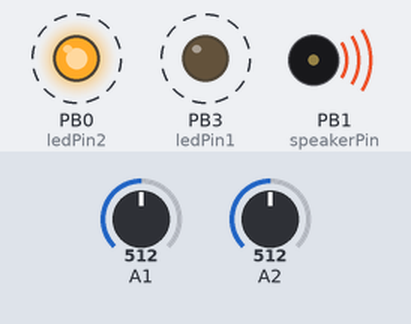
The sketch below on a simulated ATtiny85, built with avr-gcc and run on an emulated ATtiny85. Shown: output pins drawn as LEDs (lit = HIGH), buzzer (waves = sounding). Dashed ring = blinking. Inputs (shaded band) come from the test bench; at power-on: A1 = 512, A2 = 512.

Above: at 4.74 s.
5.4 s: A1 set to 888
8.9 s: A1 set to 913
At 9.28 s:
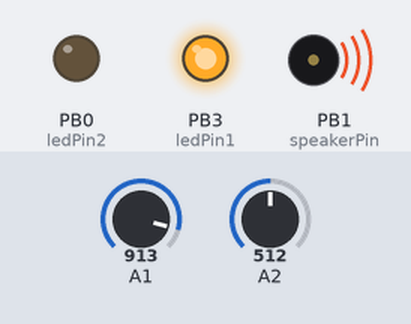
12.4 s: A2 set to 883
15.9 s: A2 set to 910
At 17.4 s:
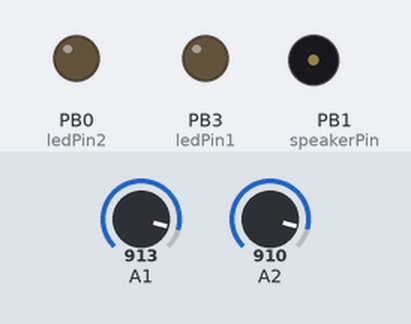
17.7 s: A2 set to 890
At 18.32 s:
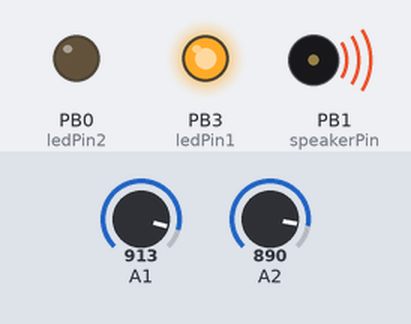
21.2 s: A2 set to 900
At 22.4 s:
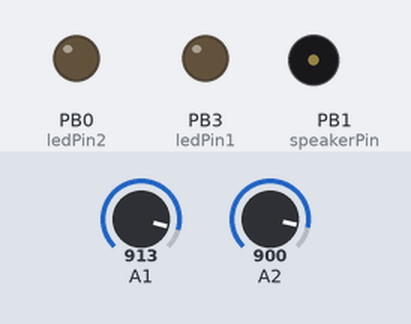
Timing chart, 0 to 24.0 s (numbered marks = the images above; inputs shaded):
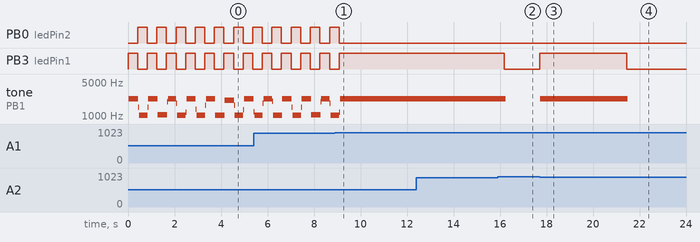

The sketch:

a_SingingUmbrellaWish.ino
```cpp
// WISH LAB CODE: "Umbrella that makes sound when it rains"
// code for ATtiny45 or 85
// reads analog value from raindrops and plays a different note depending on which sensor was triggered
// also lights up LED light to corresponding note

int ledPin1 = 3;
int ledPin2 = 0;
int speakerPin = 1;
int sensorPin1 = 2; // ADC 2, digital Pin 4
int sensorPin2 = 1; // ADC 1, digital Pin 2
int sensorValue1;
int sensorValue2;

#include "pitches.h"

void setup() {
  pinMode(speakerPin, OUTPUT);
  pinMode(ledPin1, OUTPUT);
  pinMode(ledPin2, OUTPUT);

  // sensor pins:
  pinMode(4, INPUT);
  digitalWrite(4, HIGH); //set internal pull-up
  pinMode(2, INPUT);
  digitalWrite(2, HIGH); //set internal pull-up
}

void loop() {
  sensorValue1 = analogRead(sensorPin1);
  sensorValue2 = analogRead(sensorPin2);
  if(sensorValue1 < 900) makeNoise(speakerPin, NOTE_D8, 400, ledPin1);
  if(sensorValue2 < 900) makeNoise(speakerPin, NOTE_C7, 400, ledPin2);
}


void makeNoise(unsigned char pin, int frequencyInHertz, long timeInMilliseconds, int LEDpin) {
  int x;
  long delayAmount = (long)(1000000/frequencyInHertz);
  long loopTime = (long)((timeInMilliseconds*1000)/(delayAmount*2));
  digitalWrite(LEDpin, HIGH);
  for (x=0;x<loopTime;x++)
  {
    digitalWrite(pin,HIGH);
    delayMicroseconds(delayAmount);
    digitalWrite(pin,LOW);
    delayMicroseconds(delayAmount);
  }
  digitalWrite(LEDpin, LOW);
}
```

pitches.h
```cpp
/*************************************************
 * Public Constants
 *************************************************/

#define NOTE_B0  31
#define NOTE_C1  33
#define NOTE_CS1 35
#define NOTE_D1  37
#define NOTE_DS1 39
#define NOTE_E1  41
#define NOTE_F1  44
#define NOTE_FS1 46
#define NOTE_G1  49
#define NOTE_GS1 52
#define NOTE_A1  55
#define NOTE_AS1 58
#define NOTE_B1  62
#define NOTE_C2  65
#define NOTE_CS2 69
#define NOTE_D2  73
#define NOTE_DS2 78
#define NOTE_E2  82
#define NOTE_F2  87
#define NOTE_FS2 93
#define NOTE_G2  98
#define NOTE_GS2 104
#define NOTE_A2  110
#define NOTE_AS2 117
#define NOTE_B2  123
#define NOTE_C3  131
#define NOTE_CS3 139
#define NOTE_D3  147
#define NOTE_DS3 156
#define NOTE_E3  165
#define NOTE_F3  175
#define NOTE_FS3 185
#define NOTE_G3  196
#define NOTE_GS3 208
#define NOTE_A3  220
#define NOTE_AS3 233
#define NOTE_B3  247
#define NOTE_C4  262
#define NOTE_CS4 277
#define NOTE_D4  294
#define NOTE_DS4 311
#define NOTE_E4  330
#define NOTE_F4  349
#define NOTE_FS4 370
#define NOTE_G4  392
#define NOTE_GS4 415
#define NOTE_A4  440
#define NOTE_AS4 466
#define NOTE_B4  494
#define NOTE_C5  523
#define NOTE_CS5 554
#define NOTE_D5  587
#define NOTE_DS5 622
#define NOTE_E5  659
#define NOTE_F5  698
#define NOTE_FS5 740
#define NOTE_G5  784
#define NOTE_GS5 831
#define NOTE_A5  880
#define NOTE_AS5 932
#define NOTE_B5  988
#define NOTE_C6  1047
#define NOTE_CS6 1109
#define NOTE_D6  1175
#define NOTE_DS6 1245
#define NOTE_E6  1319
#define NOTE_F6  1397
#define NOTE_FS6 1480
#define NOTE_G6  1568
#define NOTE_GS6 1661
#define NOTE_A6  1760
#define NOTE_AS6 1865
#define NOTE_B6  1976
#define NOTE_C7  2093
#define NOTE_CS7 2217
#define NOTE_D7  2349
#define NOTE_DS7 2489
#define NOTE_E7  2637
#define NOTE_F7  2794
#define NOTE_FS7 2960
#define NOTE_G7  3136
#define NOTE_GS7 3322
#define NOTE_A7  3520
#define NOTE_AS7 3729
#define NOTE_B7  3951
#define NOTE_C8  4186
#define NOTE_CS8 4435
#define NOTE_D8  4699
#define NOTE_DS8 4978
```

Measured:
- the behaviour switches between 899 and 900 on A1 (found by bisection; images 0 and 1)
- the behaviour switches between 899 and 900 on A2 (found by bisection; images 1 and 2)
- after the input at 8.9 s, PB0 (ledPin2): goes on until 9.1 s, then stays LOW; PB3 (ledPin1): goes on until 9.1 s, then stays HIGH; tone on PB1 (speakerPin): goes on until 9.1 s, then stays 2261 Hz
- after the input at 15.9 s, PB3 (ledPin1): HIGH → LOW after 0.27 s; tone on PB1 (speakerPin): 2261 Hz → silent after 0.34 s
- after the input at 17.7 s, PB3 (ledPin1): LOW → HIGH at once; tone on PB1 (speakerPin): silent → 2261 Hz at once
- after the input at 21.2 s, PB3 (ledPin1): HIGH → LOW after 0.26 s; tone on PB1 (speakerPin): 2261 Hz → silent after 0.30 s
- by itself, PB0 (ledPin2): alternates HIGH for 0.41 s and LOW for 0.42 s
- by itself, PB3 (ledPin1): alternates HIGH for 0.42 s and LOW for 0.41 s
